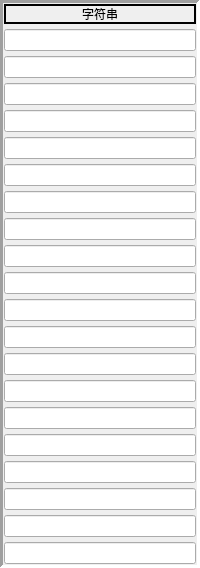
                                  <widget class="QFrame" name="frame_66">
                                   <property name="sizePolicy">
                                    <sizepolicy hsizetype="Expanding" vsizetype="Expanding">
                                     <horstretch>2</horstretch>
                                     <verstretch>0</verstretch>
                                    </sizepolicy>
                                   </property>
                                   <property name="maximumSize">
                                    <size>
                                     <width>16777215</width>
                                     <height>16777215</height>
                                    </size>
                                   </property>
                                   <property name="autoFillBackground">
                                    <bool>true</bool>
                                   </property>
                                   <property name="frameShape">
                                    <enum>QFrame::Panel</enum>
                                   </property>
                                   <property name="frameShadow">
                                    <enum>QFrame::Sunken</enum>
                                   </property>
                                   <property name="lineWidth">
                                    <number>3</number>
                                   </property>
                                   <layout class="QVBoxLayout" name="verticalLayout_43">
                                    <property name="spacing">
                                     <number>5</number>
                                    </property>
                                    <property name="leftMargin">
                                     <number>1</number>
                                    </property>
                                    <property name="topMargin">
                                     <number>1</number>
                                    </property>
                                    <property name="rightMargin">
                                     <number>1</number>
                                    </property>
                                    <property name="bottomMargin">
                                     <number>1</number>
                                    </property>
                                    <item>
                                     <widget class="QLabel" name="label_17">
                                      <property name="sizePolicy">
                                       <sizepolicy hsizetype="Expanding" vsizetype="Expanding">
                                        <horstretch>0</horstretch>
                                        <verstretch>0</verstretch>
                                       </sizepolicy>
                                      </property>
                                      <property name="minimumSize">
                                       <size>
                                        <width>0</width>
                                        <height>20</height>
                                       </size>
                                      </property>
                                      <property name="maximumSize">
                                       <size>
                                        <width>16777215</width>
                                        <height>20</height>
                                       </size>
                                      </property>
                                      <property name="styleSheet">
                                       <string notr="true"/>
                                      </property>
                                      <property name="frameShape">
                                       <enum>QFrame::WinPanel</enum>
                                      </property>
                                      <property name="text">
                                       <string>字符串</string>
                                      </property>
                                      <property name="alignment">
                                       <set>Qt::AlignCenter</set>
                                      </property>
                                     </widget>
                                    </item>
                                    <item>
                                     <widget class="QLineEdit" name="o1">
                                      <property name="sizePolicy">
                                       <sizepolicy hsizetype="Expanding" vsizetype="Fixed">
                                        <horstretch>2</horstretch>
                                        <verstretch>0</verstretch>
                                       </sizepolicy>
                                      </property>
                                      <property name="styleSheet">
                                       <string notr="true"/>
                                      </property>
                                      <property name="text">
                                       <string/>
                                      </property>
                                      <property name="clearButtonEnabled">
                                       <bool>true</bool>
                                      </property>
                                     </widget>
                                    </item>
                                    <item>
                                     <widget class="QLineEdit" name="o2">
                                      <property name="sizePolicy">
                                       <sizepolicy hsizetype="Expanding" vsizetype="Fixed">
                                        <horstretch>2</horstretch>
                                        <verstretch>0</verstretch>
                                       </sizepolicy>
                                      </property>
                                      <property name="styleSheet">
                                       <string notr="true"/>
                                      </property>
                                      <property name="text">
                                       <string/>
                                      </property>
                                      <property name="clearButtonEnabled">
                                       <bool>true</bool>
                                      </property>
                                     </widget>
                                    </item>
                                    <item>
                                     <widget class="QLineEdit" name="o3">
                                      <property name="sizePolicy">
                                       <sizepolicy hsizetype="Expanding" vsizetype="Fixed">
                                        <horstretch>2</horstretch>
                                        <verstretch>0</verstretch>
                                       </sizepolicy>
                                      </property>
                                      <property name="styleSheet">
                                       <string notr="true"/>
                                      </property>
                                      <property name="text">
                                       <string/>
                                      </property>
                                      <property name="clearButtonEnabled">
                                       <bool>true</bool>
                                      </property>
                                     </widget>
                                    </item>
                                    <item>
                                     <widget class="QLineEdit" name="o4">
                                      <property name="sizePolicy">
                                       <sizepolicy hsizetype="Expanding" vsizetype="Fixed">
                                        <horstretch>2</horstretch>
                                        <verstretch>0</verstretch>
                                       </sizepolicy>
                                      </property>
                                      <property name="styleSheet">
                                       <string notr="true"/>
                                      </property>
                                      <property name="text">
                                       <string/>
                                      </property>
                                      <property name="clearButtonEnabled">
                                       <bool>true</bool>
                                      </property>
                                     </widget>
                                    </item>
                                    <item>
                                     <widget class="QLineEdit" name="o5">
                                      <property name="sizePolicy">
                                       <sizepolicy hsizetype="Expanding" vsizetype="Fixed">
                                        <horstretch>2</horstretch>
                                        <verstretch>0</verstretch>
                                       </sizepolicy>
                                      </property>
                                      <property name="styleSheet">
                                       <string notr="true"/>
                                      </property>
                                      <property name="text">
                                       <string/>
                                      </property>
                                      <property name="clearButtonEnabled">
                                       <bool>true</bool>
                                      </property>
                                     </widget>
                                    </item>
                                    <item>
                                     <widget class="QLineEdit" name="o6">
                                      <property name="sizePolicy">
                                       <sizepolicy hsizetype="Expanding" vsizetype="Fixed">
                                        <horstretch>2</horstretch>
                                        <verstretch>0</verstretch>
                                       </sizepolicy>
                                      </property>
                                      <property name="styleSheet">
                                       <string notr="true"/>
                                      </property>
                                      <property name="text">
                                       <string/>
                                      </property>
                                      <property name="clearButtonEnabled">
                                       <bool>true</bool>
                                      </property>
                                     </widget>
                                    </item>
                                    <item>
                                     <widget class="QLineEdit" name="o7">
                                      <property name="sizePolicy">
                                       <sizepolicy hsizetype="Expanding" vsizetype="Fixed">
                                        <horstretch>2</horstretch>
                                        <verstretch>0</verstretch>
                                       </sizepolicy>
                                      </property>
                                      <property name="styleSheet">
                                       <string notr="true"/>
                                      </property>
                                      <property name="text">
                                       <string/>
                                      </property>
                                      <property name="clearButtonEnabled">
                                       <bool>true</bool>
                                      </property>
                                     </widget>
                                    </item>
                                    <item>
                                     <widget class="QLineEdit" name="o8">
                                      <property name="sizePolicy">
                                       <sizepolicy hsizetype="Expanding" vsizetype="Fixed">
                                        <horstretch>2</horstretch>
                                        <verstretch>0</verstretch>
                                       </sizepolicy>
                                      </property>
                                      <property name="styleSheet">
                                       <string notr="true"/>
                                      </property>
                                      <property name="text">
                                       <string/>
                                      </property>
                                      <property name="clearButtonEnabled">
                                       <bool>true</bool>
                                      </property>
                                     </widget>
                                    </item>
                                    <item>
                                     <widget class="QLineEdit" name="o9">
                                      <property name="sizePolicy">
                                       <sizepolicy hsizetype="Expanding" vsizetype="Fixed">
                                        <horstretch>2</horstretch>
                                        <verstretch>0</verstretch>
                                       </sizepolicy>
                                      </property>
                                      <property name="styleSheet">
                                       <string notr="true"/>
                                      </property>
                                      <property name="text">
                                       <string/>
                                      </property>
                                      <property name="clearButtonEnabled">
                                       <bool>true</bool>
                                      </property>
                                     </widget>
                                    </item>
                                    <item>
                                     <widget class="QLineEdit" name="o10">
                                      <property name="sizePolicy">
                                       <sizepolicy hsizetype="Expanding" vsizetype="Fixed">
                                        <horstretch>2</horstretch>
                                        <verstretch>0</verstretch>
                                       </sizepolicy>
                                      </property>
                                      <property name="styleSheet">
                                       <string notr="true"/>
                                      </property>
                                      <property name="text">
                                       <string/>
                                      </property>
                                      <property name="clearButtonEnabled">
                                       <bool>true</bool>
                                      </property>
                                     </widget>
                                    </item>
                                    <item>
                                     <widget class="QLineEdit" name="o11">
                                      <property name="sizePolicy">
                                       <sizepolicy hsizetype="Expanding" vsizetype="Fixed">
                                        <horstretch>2</horstretch>
                                        <verstretch>0</verstretch>
                                       </sizepolicy>
                                      </property>
                                      <property name="styleSheet">
                                       <string notr="true"/>
                                      </property>
                                      <property name="text">
                                       <string/>
                                      </property>
                                      <property name="clearButtonEnabled">
                                       <bool>true</bool>
                                      </property>
                                     </widget>
                                    </item>
                                    <item>
                                     <widget class="QLineEdit" name="o12">
                                      <property name="sizePolicy">
                                       <sizepolicy hsizetype="Expanding" vsizetype="Fixed">
                                        <horstretch>2</horstretch>
                                        <verstretch>0</verstretch>
                                       </sizepolicy>
                                      </property>
                                      <property name="styleSheet">
                                       <string notr="true"/>
                                      </property>
                                      <property name="text">
                                       <string/>
                                      </property>
                                      <property name="clearButtonEnabled">
                                       <bool>true</bool>
                                      </property>
                                     </widget>
                                    </item>
                                    <item>
                                     <widget class="QLineEdit" name="o13">
                                      <property name="sizePolicy">
                                       <sizepolicy hsizetype="Expanding" vsizetype="Fixed">
                                        <horstretch>2</horstretch>
                                        <verstretch>0</verstretch>
                                       </sizepolicy>
                                      </property>
                                      <property name="styleSheet">
                                       <string notr="true"/>
                                      </property>
                                      <property name="text">
                                       <string/>
                                      </property>
                                      <property name="clearButtonEnabled">
                                       <bool>true</bool>
                                      </property>
                                     </widget>
                                    </item>
                                    <item>
                                     <widget class="QLineEdit" name="o14">
                                      <property name="sizePolicy">
                                       <sizepolicy hsizetype="Expanding" vsizetype="Fixed">
                                        <horstretch>2</horstretch>
                                        <verstretch>0</verstretch>
                                       </sizepolicy>
                                      </property>
                                      <property name="styleSheet">
                                       <string notr="true"/>
                                      </property>
                                      <property name="text">
                                       <string/>
                                      </property>
                                      <property name="clearButtonEnabled">
                                       <bool>true</bool>
                                      </property>
                                     </widget>
                                    </item>
                                    <item>
                                     <widget class="QLineEdit" name="o15">
                                      <property name="sizePolicy">
                                       <sizepolicy hsizetype="Expanding" vsizetype="Fixed">
                                        <horstretch>2</horstretch>
                                        <verstretch>0</verstretch>
                                       </sizepolicy>
                                      </property>
                                      <property name="styleSheet">
                                       <string notr="true"/>
                                      </property>
                                      <property name="text">
                                       <string/>
                                      </property>
                                      <property name="clearButtonEnabled">
                                       <bool>true</bool>
                                      </property>
                                     </widget>
                                    </item>
                                    <item>
                                     <widget class="QLineEdit" name="o16">
                                      <property name="sizePolicy">
                                       <sizepolicy hsizetype="Expanding" vsizetype="Fixed">
                                        <horstretch>2</horstretch>
                                        <verstretch>0</verstretch>
                                       </sizepolicy>
                                      </property>
                                      <property name="styleSheet">
                                       <string notr="true"/>
                                      </property>
                                      <property name="text">
                                       <string/>
                                      </property>
                                      <property name="clearButtonEnabled">
                                       <bool>true</bool>
                                      </property>
                                     </widget>
                                    </item>
                                    <item>
                                     <widget class="QLineEdit" name="o17">
                                      <property name="sizePolicy">
                                       <sizepolicy hsizetype="Expanding" vsizetype="Fixed">
                                        <horstretch>2</horstretch>
                                        <verstretch>0</verstretch>
                                       </sizepolicy>
                                      </property>
                                      <property name="styleSheet">
                                       <string notr="true"/>
                                      </property>
                                      <property name="text">
                                       <string/>
                                      </property>
                                      <property name="clearButtonEnabled">
                                       <bool>true</bool>
                                      </property>
                                     </widget>
                                    </item>
                                    <item>
                                     <widget class="QLineEdit" name="o18">
                                      <property name="sizePolicy">
                                       <sizepolicy hsizetype="Expanding" vsizetype="Fixed">
                                        <horstretch>2</horstretch>
                                        <verstretch>0</verstretch>
                                       </sizepolicy>
                                      </property>
                                      <property name="styleSheet">
                                       <string notr="true"/>
                                      </property>
                                      <property name="text">
                                       <string/>
                                      </property>
                                      <property name="clearButtonEnabled">
                                       <bool>true</bool>
                                      </property>
                                     </widget>
                                    </item>
                                    <item>
                                     <widget class="QLineEdit" name="o19">
                                      <property name="sizePolicy">
                                       <sizepolicy hsizetype="Expanding" vsizetype="Fixed">
                                        <horstretch>2</horstretch>
                                        <verstretch>0</verstretch>
                                       </sizepolicy>
                                      </property>
                                      <property name="styleSheet">
                                       <string notr="true"/>
                                      </property>
                                      <property name="text">
                                       <string/>
                                      </property>
                                      <property name="clearButtonEnabled">
                                       <bool>true</bool>
                                      </property>
                                     </widget>
                                    </item>
                                    <item>
                                     <widget class="QLineEdit" name="o20">
                                      <property name="sizePolicy">
                                       <sizepolicy hsizetype="Expanding" vsizetype="Fixed">
                                        <horstretch>2</horstretch>
                                        <verstretch>0</verstretch>
                                       </sizepolicy>
                                      </property>
                                      <property name="styleSheet">
                                       <string notr="true"/>
                                      </property>
                                      <property name="text">
                                       <string/>
                                      </property>
                                      <property name="clearButtonEnabled">
                                       <bool>true</bool>
                                      </property>
                                     </widget>
                                    </item>
                                   </layout>
                                  </widget>
